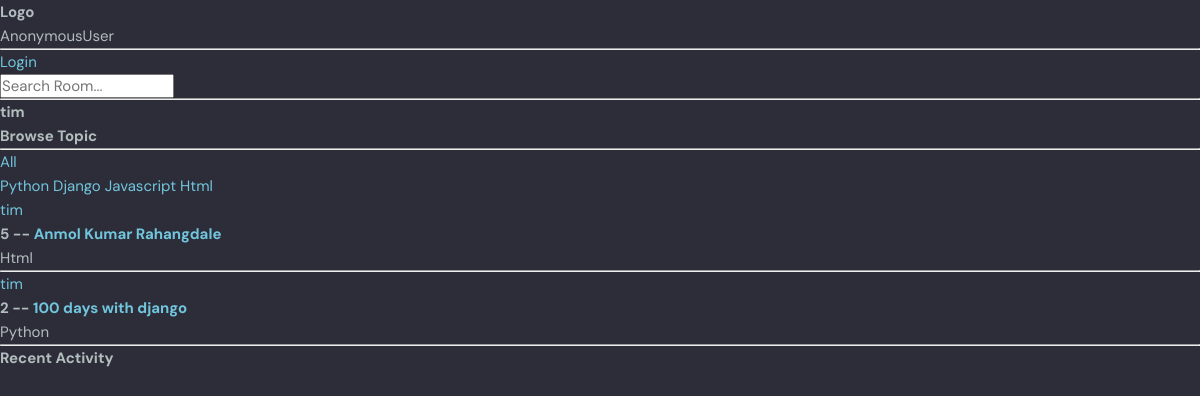
The page /profile/2 on the database its author committed.
### chatroom/models.py (models this page shows, shortened)
class Topic(models.Model):
    name = models.CharField(max_length=200)

class Room(models.Model):
    host = models.ForeignKey(User,on_delete=models.SET_NULL,null=True)
    topic = models.ForeignKey(Topic,on_delete=models.SET_NULL,null=True)
    name = models.CharField(max_length=200)
    description = models.TextField(null = True,blank=True)
    participants = models.ManyToManyField(User,related_name='participants')
    update = models.DateTimeField(auto_now=True)
    created = models.DateTimeField(auto_now_add=True)
    class Meta:
        ordering = ['-update','-created']

### chatroom/views.py (the view)
# urls.py: path("profile/<str:pk>",views.userprofile,name = 'profile'),
def  userprofile(request,pk):
    user = User.objects.get(id=pk)
    rooms = user.room_set.all()
    room_message = user.message_set.all()
    topics = Topic.objects.all()
    dic = {
        "user":user,
        "rooms":rooms,
        "room_messages":room_message,
        "topics":topics,
    }
    return render(request,'html/profile.html',dic)

### chatroom/templates/html/profile.html (shortened to what this page needs)
{%extends 'html/base.html' %}
{% block body %}
<h3>{{user.username}}</h3>
<div class="user-container">
    <div>
        {% include 'html/topic_component.html' %}
    </div>
    <div>
        {% include 'html/feed_component.html'%}
    </div>
    <div>
        {% include 'html/activity_component.html' %}
    </div>
</div>
{% endblock body %}

### chatroom/templates/html/topic_component.html
<h3> Browse Topic</h3>
<hr>
<div>
    <a href="{%url 'home'%}">All</a>
</div>
{% for topic in topics %}
<a href="{% url 'home' %}?q={{topic.name}}">{{topic.name}}</a>
{% endfor %}

### chatroom/templates/html/feed_component.html (shortened to what this page needs)
{% for room in rooms %}
<a href=" {%url 'profile' room.host.id %}">{{room.host.username}}</a>
<h5>{{room.id}} -- <a href="{%url 'room' room.id %}">{{room.name}}</a></h5>
<small>{{room.topic.name}}</small>
<hr>
{% endfor %}

### chatroom/static/css/style.css (style rules this page uses)
:root { --color-main: #71c6dd; --color-main-light: #e1f6fb; --color-dark: #3f4156; --color-dark-medium: #51546e; --color-dark-light: #696d97; --color-light: #e5e5e5; --color-gray: #8b8b8b; --color-light-gray: #b2bdbd; --color-bg: #2d2d39; --color-success: #5dd693; --color-error: #fc4b0b; }
* { font-family: "DM Sans", -apple-system, BlinkMacSystemFont, "Segoe UI", Roboto, Oxygen, Ubuntu, Cantarell, "Open Sans", "Helvetica Neue", sans-serif; margin: 0; padding: 0; box-sizing: border-box; text-rendering: optimizeLegibility; font-size: inherit; }
html { font-size: 56.25%; }
@media only screen and (min-width: 1200px) { html { font-size: 62.5%; } }
body { line-height: 1.6; font-weight: 400; font-size: 1.5rem; color: var(--color-light-gray); background-color: var(--color-bg); min-height: 100vh; }
a { display: inline-block; color: var(--color-main); text-decoration: none; }

### rows shown on the page
Topic: name "Python"
Topic: name "Django"
Topic: name "Javascript"
Topic: name "Html"
Room: host.username "tim", id "5", name "Anmol Kumar Rahangdale", topic.name "Html"
Room: host.username "tim", id "2", name "100 days with django", topic.name "Python"

### other values the page prints
{{ request.user }} "AnonymousUser"
{{ user.username }} "tim"
